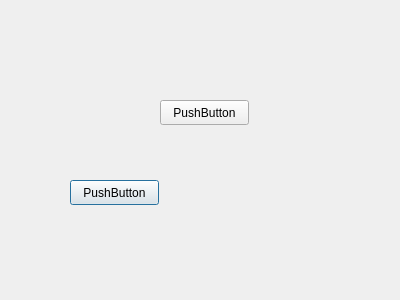
<?xml version="1.0" encoding="UTF-8"?>
<ui version="4.0">
 <class>Register</class>
 <widget class="QDialog" name="Register">
  <property name="geometry">
   <rect>
    <x>0</x>
    <y>0</y>
    <width>400</width>
    <height>300</height>
   </rect>
  </property>
  <property name="windowTitle">
   <string>Dialog</string>
  </property>
  <widget class="QPushButton" name="pushButton">
   <property name="geometry">
    <rect>
     <x>70</x>
     <y>180</y>
     <width>89</width>
     <height>25</height>
    </rect>
   </property>
   <property name="text">
    <string>PushButton</string>
   </property>
  </widget>
  <widget class="QPushButton" name="pushButton_2">
   <property name="geometry">
    <rect>
     <x>160</x>
     <y>100</y>
     <width>89</width>
     <height>25</height>
    </rect>
   </property>
   <property name="text">
    <string>PushButton</string>
   </property>
  </widget>
 </widget>
 <resources/>
 <connections/>
</ui>
